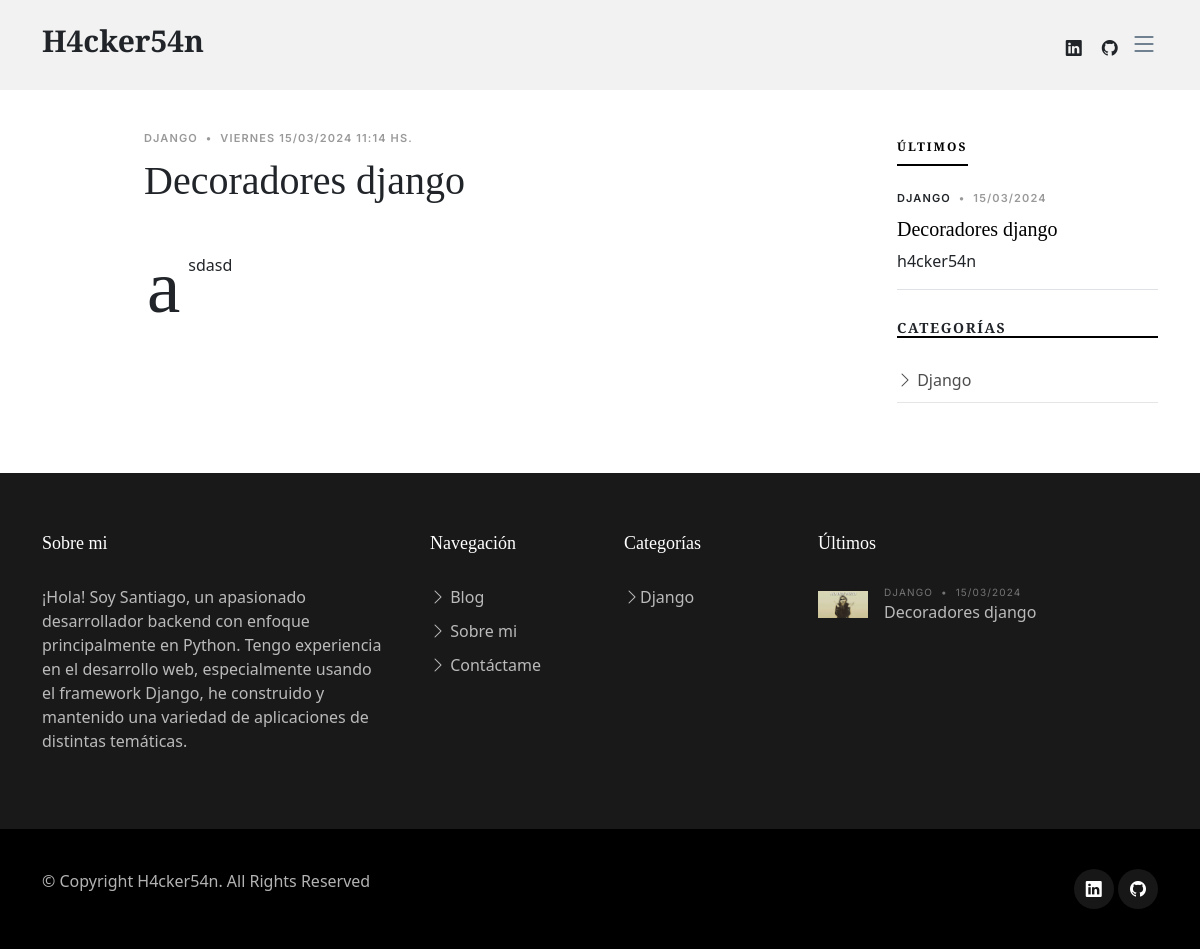
The app's page /detail/Entendiendo-los-decoradores-de-clase-en-django with its own data.
### Posts/models.py (models this page shows, shortened)
class Tags(models.Model):
    name = models.CharField(max_length=100)
    color = models.CharField(max_length=20, null=True,blank=True)
    def __str__(self):
        return self.name

class Post(models.Model):
    title = models.CharField(max_length=100)
    content = RichTextUploadingField()
    date_posted = models.DateTimeField(auto_now_add=True)
    author = models.ForeignKey(User, on_delete=models.CASCADE)
    slug = models.SlugField(max_length=100, unique=True)
    image = models.ImageField(upload_to='post_images', null=True, blank=True)
    tags = models.ManyToManyField(Tags)
    time_to_read = models.IntegerField(default=0)
    trending = models.BooleanField(default=False)
    hero = models.BooleanField(default=False)

### Posts/views.py (the view)
# urls.py: path('detail/<slug>', DetailViewPost.as_view(), name='detail_post'),
@method_decorator(add_dropdowns_to_context, name='get_context_data')
class DetailViewPost(DetailView):
    template_name = 'single-post.html'
    model = Post
    def get_context_data(self, **kwargs: Any) -> dict[str, Any]:
        context = super().get_context_data(**kwargs)
        context["title"] = self.object.title
        context["title_window"] = self.object.title
        return context

### templates/single-post.html (shortened to what this page needs)
{% extends "base.html" %}
{% load static %}
{% block content %}
<section>
  <div class="container">
    <div class="row">
      <div class="col-md-9 post-content" data-aos="fade-up">
        <div class="single-post">
          <div class="post-meta"><span class="date">{% for i in object.tags.all %}{{i.name}}{% if not forloop.last %}, {% endif %}{% endfor %}</span> <span class="mx-1">&bullet;</span> <span>{{object.date_posted|date:"l d/m/Y H:i"}} Hs.</span></div>
          <h1 class="mb-5">{{object.title}}</h1>
          <p><span class="firstcharacter">{{ object.content|safe|slice:"3:4" }}</span>{{ object.content|safe|slice:"4:" }}</p>
        </div>
      </div>
      <div class="col-md-3">
        <div class="aside-block">
          <ul class="nav nav-pills custom-tab-nav mb-4" id="pills-tab" role="tablist">
            <li class="nav-item" role="presentation">
              <button class="nav-link active" id="pills-latest-tab" data-bs-toggle="pill" data-bs-target="#pills-latest" type="button" role="tab" aria-controls="pills-latest" aria-selected="false">Últimos</button>
            </li>
          </ul>
          <div class="tab-content" id="pills-tabContent">
            {% for i in last_5 %}
            <div class="tab-pane fade show active" id="pills-popular" role="tabpanel" aria-labelledby="pills-popular-tab">
              <div class="post-entry-1 border-bottom">
                <div class="post-meta"><span class="date">{% for j in i.tags.all %}
                  <a href="{% url "search_by_tag" j %}">{{ j }}</a>
              {% endfor %}</span> <span class="mx-1">&bullet;</span> <span>{{i.date_posted|date:"d/m/Y"}}</span></div>
                <h2 class="mb-2"><a href="#">{{i.title}}</a></h2>
                <span class="author mb-3 d-block"><a href="{% url "search_by_user" i.author.username %}">{{i.author.username}}</a></span>
              </div>
            </div>
            {% endfor %}
          </div>
        </div>
        <div class="aside-block">
          <h3 class="aside-title">Categorías</h3>
          <ul class="aside-links list-unstyled">
            {% for dropdown in dropdowns %}
              <li><a href="{% url "search_by_tag" dropdown.name %}"><i class="bi bi-chevron-right"></i> {{dropdown.name}}</a></li>
            {% endfor %}
          </ul>
        </div>
      </div>
    </div>
  </div>
</section>
{% endblock %}

### templates/components/footer-top.html
{% load static %}
<div class="footer-content">
    <div class="container">
      <div class="row g-5">
        <div class="col-lg-4">
          <h3 id="about_me" class="footer-heading">Sobre mi</h3>
          <p>¡Hola! Soy Santiago, un apasionado desarrollador backend con enfoque principalmente en Python. Tengo experiencia en el desarrollo web, especialmente usando el framework Django, he construido y mantenido una variedad de aplicaciones de distintas temáticas.</p>
        </div>
        <div class="col-6 col-lg-2">
          <h3 class="footer-heading">Navegación</h3>
          <ul class="footer-links list-unstyled">
            <li><a href="{% url "index" %}"><i class="bi bi-chevron-right"></i> Blog</a></li>
            <li><a href="about.html"><i class="bi bi-chevron-right"></i> Sobre mi</a></li>
            <li><a href="{% url "contact" %}"><i class="bi bi-chevron-right"></i> Contáctame</a></li>
          </ul>
        </div>
        <div class="col-6 col-lg-2">
          <h3 class="footer-heading">Categorías</h3>
          <ul class="footer-links list-unstyled">
            {% for dropdown in dropdowns %}
              <li><a href="{% url "search_by_tag" dropdown.name %}"><i class="bi bi-chevron-right"></i>{{dropdown.name}}</a></li>
            {% endfor %}
          </ul>
        </div>
        <div class="col-lg-4">
          <h3 class="footer-heading">Últimos</h3>
          <ul class="footer-links footer-blog-entry list-unstyled">
            {% for i in last_5 %}
              <li>
                <a href="#" class="d-flex align-items-center">
                  <img src="{% if i.image %}{{i.image.url}}{% else %}{% static 'no-image.webp' %}{% endif %}" alt="" class="img-fluid me-3">
                  <div>
                    <div class="post-meta d-block"><span class="date">{% for j in i.tags.all %}{{j}}{% if not forloop.last and i.tags.all|length > 1 %}, {% endif %}{% endfor %}</span> <span class="mx-1">&bullet;</span> <span>{{i.date_posted|date:"d/m/Y"}}</span></div>
                    <span>{{i.title}}</span>
                  </div>
                </a>
              </li>
            {% endfor %}
          </ul>
        </div>
      </div>
    </div>
  </div>

### static/assets/css/variables.css (style rules this page uses)
:root { --font-default: 'EB Garamond', system-ui, -apple-system, "Segoe UI", Roboto, "Helvetica Neue", Arial, "Noto Sans", "Liberation Sans", sans-serif, "Apple Color Emoji", "Segoe UI Emoji", "Segoe UI Symbol", "Noto Color Emoji"; --font-primary: 'EB Garamond', serif; --font-secondary: 'Inter', sans-serif; --color-default: #212529; --color-default-rgb: 33, 37, 41; --color-links: #212529; --color-links-hover: #15171a; --color-primary: #212529; --color-primary-light: #26282c; --color-primary-dark: #0b0c0e; --color-primary-rgb: 33, 37, 41; --color-primary-light-rgb: 38, 40, 44; --color-primary-dark-rgb: 11, 12, 14; --color-secondary: #596d80; --color-secondary-light: #8498aa; --color-secondary-dark: #404f5c; --color-secondary-rgb: 89, 109, 128; --color-secondary-light-rgb: 132, 152, 170; --color-secondary-dark-rgb: 64, 79, 92; --color-blue: #0d6efd; --color-blue-rgb: 13, 110, 253; --color-indigo: #6610f2; --color-indigo-rgb: 102, 16, 242; --color-purple: #6f42c1; --color-purple-rgb: 111, 66, 193; --color-pink: #f3268c; --color-pink-rgb: 243, 38, 140; --color-red: #df1529; --color-red-rgb: 223, 21, 4; --color-orange: #fd7e14; --color-orange-rgb: 253, 126, 20; --color-yellow: #ffc107; --color-yellow-rgb: 255, 193, 7; --color-green: #059652; --color-green-rgb: 5, 150, 82; --color-teal: #20c997; --color-teal-rgb: 32, 201, 151; --color-cyan: #0dcaf0; --color-cyan-rgb: 13, 202, 240; --color-white: #ffffff; --color-white-rgb: 255, 255, 255; --color-gray: #6c757d; --color-gray-rgb: 108, 117, 125; --color-black: #000000; --color-black-rgb: 0, 0, 0; }
:root { --bs-blue: var(--color-blue); --bs-indigo: var(--color-indigo); --bs-purple: var(--color-purple); --bs-pink: var(--color-pink); --bs-red: var(--color-red); --bs-orange: var(--color-orange); --bs-yellow: var(--color-yellow); --bs-green: var(--color-green); --bs-teal: var(--color-teal); --bs-cyan: var(--color-cyan); --bs-white: var(--color-white); --bs-gray: var(--color-gray); --bs-gray-dark: #343a40; --bs-gray-100: #f8f9fa; --bs-gray-200: #e9ecef; --bs-gray-300: #dee2e6; --bs-gray-400: #ced4da; --bs-gray-500: #adb5bd; --bs-gray-600: #6c757d; --bs-gray-700: #495057; --bs-gray-800: #343a40; --bs-gray-900: #212529; --bs-primary: var(--color-blue); --bs-secondary: var(--color-blue); --bs-success: #198754; --bs-info: #0dcaf0; --bs-warning: #ffc107; --bs-danger: #dc3545; --bs-light: #f8f9fa; --bs-dark: #212529; --bs-primary-rgb: var(--color-primary-rgb); --bs-secondary-rgb: var(--color-secondary-rgb); --bs-success-rgb: 25, 135, 84; --bs-info-rgb: 13, 202, 240; --bs-warning-rgb: 255, 193, 7; --bs-danger-rgb: 220, 53, 69; --bs-light-rgb: 248, 249, 250; --bs-dark-rgb: 33, 37, 41; --bs-white-rgb: var(--color-white-rgb); --bs-black-rgb: var(--color-black-rgb); --bs-body-color-rgb: var(--color-default-rgb); --bs-body-bg-rgb: 255, 255, 255; --bs-font-sans-serif: var(--font-default); --bs-font-monospace: SFMono-Regular, Menlo, Monaco, Consolas, "Liberation Mono", "Courier New", monospace; --bs-gradient: linear-gradient(180deg, rgba(255, 255, 255, 0.15), rgba(255, 255, 255, 0)); --bs-body-font-family: var(--font-default); --bs-body-font-size: 1rem; --bs-body-font-weight: 400; --bs-body-line-height: 1.5; --bs-body-color: var(--color-default); --bs-body-bg: #fff; }

### records on screen
Tags: name "DJANGO", name "Django"
Post: date_posted "VIERNES 15/03/2024 11:14", title "Decoradores django", content "a", content "sdasd", date_posted "15/03/2024", author.username "h4cker54n"
